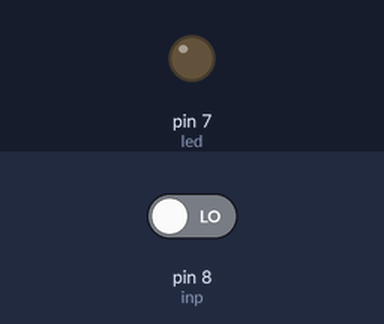
Bench run of a sketch on a simulated Arduino Uno, built with avr-gcc and run on an emulated ATmega328P. On the bench: output pins drawn as LEDs (lit = HIGH). Dashed ring = blinking. Inputs (shaded band) come from the test bench; at power-on: pin 8 (inp) LOW. What the sketch prints to the serial monitor is not drawn.

Above: at 1.2 s.
1.3 s: pin 8 (inp) driven HIGH
At 1.92 s:
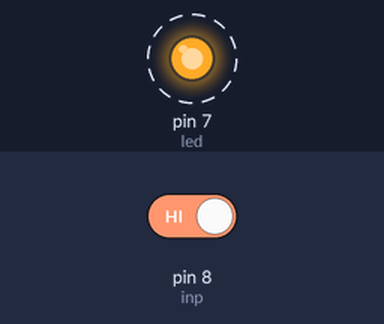
4.3 s: pin 8 (inp) driven LOW
At 5.9 s:
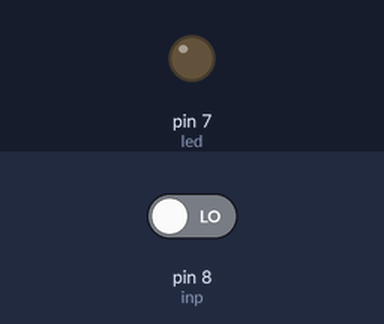
Timing chart, 0 to 7.4 s (numbered marks = the images above; inputs shaded):
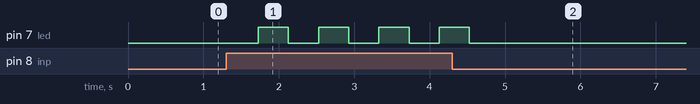

The sketch:

LED_SWITCH.ino
```cpp
#define inp 8
#define led 7
#include <Wire.h>

void setup() {
  // put your setup code here, to run once:
  pinMode(inp, INPUT);
  pinMode(led, OUTPUT);
  Serial.begin(9600);
}
int tf = 0;
void loop() {
  // put your main code here, to run repeatedly:

  int State = digitalRead(inp);
  Serial.println(State);

  if(State == 1){
    Serial.print("--------II---------");
    tf = 1 - tf;
    Serial.print(tf);
    delay(400);
    //delay(5000);
  }
  if(tf == 1){
    digitalWrite(led, HIGH);
  }
  else{
    digitalWrite(led, LOW);
  }
}
```

Measured:
- after the input at 1.3 s, pin 7 (led): alternates HIGH for 0.40 s and LOW for 0.40 s, starting after 0.43 s
- after the input at 4.3 s, pin 7 (led): goes on until 4.5 s, then stays LOW
